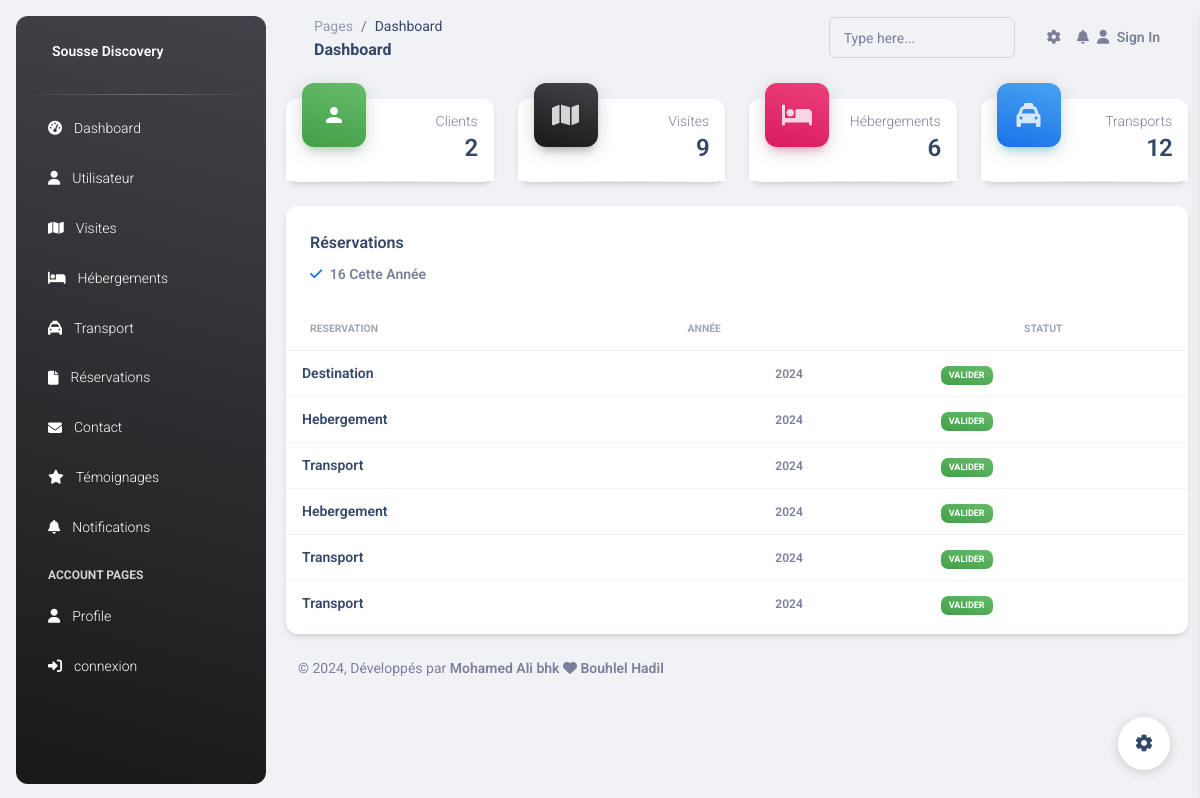
Page /connexion/dashboard.php (signed in) on the committed database.
### tables this page shows
CREATE TABLE IF NOT EXISTS `reservation` (
  `id` int NOT NULL AUTO_INCREMENT,
  `idfor` int NOT NULL,
  `type` varchar(100) NOT NULL,
  `idClient` int NOT NULL,
  `dateD` varchar(50) NOT NULL,
  `dateF` varchar(50) NOT NULL,
  `dateReservation` varchar(50) NOT NULL,
  `etat` int NOT NULL,
  PRIMARY KEY (`id`)
);

### connexion/database.php (called while the page is built, shortened)
<?php
class database
{
    private $link;
    public function __construct()
    {
        global $link;
        if (is_null($link)) {
            $server = 'localhost';
            $login = 'root';
            $password = '';
            $database = 'sousse_discovery';
            try {
                $this->link = new mysqli($server, $login, $password, $database);
                $this->link->set_charset("utf8");
            } catch (mysqli_sql_exception $e) {
                echo 'Problem de connexion--> ' . $e;
            }
        }
    }
    public function getConnectionDB()
    {
        return $this->link;
    }
}
?>

### connexion/connexion.php (called while the page is built, shortened)
<?php
require_once("database.php");
require_once("destinationfct.php");
require_once("hebergementfct.php");
require_once("userfct.php");
require_once("reservationfct.php");
require_once("transportfct.php");
$database = new database();
$destinationfct= new destinationfct($database->getConnectionDB());
$hebergementfct= new hebergementfct($database->getConnectionDB());
$userfct= new userfct($database->getConnectionDB());
$reservationfct= new reservationfct($database->getConnectionDB());
$transportfct= new transportfct($database->getConnectionDB());
?>

### connexion/userfct.php (called while the page is built, shortened)
<?php
class userfct
{
    private $db;
    public function __construct($db)
    {
        $this->db = $db;
    }
    public function getCountuser()
    {
        $query = mysqli_query($this->db, "SELECT * FROM `user` WHERE `type`=1 ");
        $nombre = mysqli_num_rows($query);
        return $nombre;
    }
    }
?>

### connexion/destinationfct.php (called while the page is built, shortened)
<?php
class destinationfct
{
    private $db;
    public function __construct($db)
    {
        $this->db = $db;
    }
    public function getCountdestination()
    {
        $query = mysqli_query($this->db, "SELECT * FROM `destination` ");
        $nombre = mysqli_num_rows($query);
        return $nombre;
    }
}

### connexion/hebergementfct.php (called while the page is built, shortened)
<?php
class hebergementfct
{
    private $db;
    public function __construct($db)
    {
        $this->db = $db;
    }
    public function getCounthebergement()
    {
        $query = mysqli_query($this->db, "SELECT * FROM `hebergement` ");
        $nombre = mysqli_num_rows($query);
        return $nombre;
    }
}

### connexion/transportfct.php (called while the page is built, shortened)
<?php
class transportfct
{
    private $db;
    public function __construct($db)
    {
        $this->db = $db;
    }
    public function getCounttransport()
    {
        $query = mysqli_query($this->db, "SELECT * FROM `transport` ");
        $nombre = mysqli_num_rows($query);
        return $nombre;
    }
}

### connexion/reservationfct.php (called while the page is built, shortened)
<?php
class reservationfct
{
    private $db;
    public function __construct($db)
    {
        $this->db = $db;
    }
    public function read2()
{
    $table = array();
    $query = mysqli_query($this->db, "SELECT * FROM `reservation` ORDER BY dateReservation DESC LIMIT 6");
    while ($result = mysqli_fetch_array($query)) {
        $table[] = $result;
    }
    return $table;
}
    public function getCountreservation()
    {
        $query = mysqli_query($this->db, "SELECT * FROM `reservation` ");
        $nombre = mysqli_num_rows($query);
        return $nombre;
    }
}
?>

### connexion/dashboard.php (the view, shortened to what this page needs)
<?php require_once('head.php'); ?>
<body class="g-sidenav-show  bg-gray-200">
  <?php require_once('navbarr.php'); ?>
  <div class="container-fluid py-4">
    <div class="row">
      <div class="col-xl-3 col-sm-6 mb-xl-0 mb-4">
        <div class="card">
          <div class="card-header p-3 pt-2">
            <div class="icon icon-lg icon-shape bg-gradient-success shadow-success text-center border-radius-xl mt-n4 position-absolute">
              <i class="material-icons opacity-10">person</i>
            </div>
            <div class="text-end pt-1">
              <p class="text-sm mb-0 text-capitalize">Clients</p>
              <h4 class="mb-0">
                <?php echo $userfct->getCountuser(); ?> </h4>
            </div>
          </div>
          <hr class="dark horizontal my-0">
        </div>
      </div>
      <div class="col-xl-3 col-sm-6 mb-xl-0 mb-4">
        <div class="card">
          <div class="card-header p-3 pt-2">
            <div class="icon icon-lg icon-shape bg-gradient-dark shadow-dark text-center border-radius-xl mt-n4 position-absolute">
              <i class="fa fa-map"></i>
            </div>
            <div class="text-end pt-1">
              <p class="text-sm mb-0 text-capitalize">Visites</p>
              <h4 class="mb-0"><?php echo $destinationfct->getCountdestination(); ?></h4>
            </div>
          </div>
          <hr class="dark horizontal my-0">
        </div>
      </div>
      <div class="col-xl-3 col-sm-6 mb-xl-0 mb-4">
        <div class="card">
          <div class="card-header p-3 pt-2">
            <div class="icon icon-lg icon-shape bg-gradient-primary shadow-primary text-center border-radius-xl mt-n4 position-absolute">
              <i class="fa fa-hotel"></i>
            </div>
            <div class="text-end pt-1">
              <p class="text-sm mb-0 text-capitalize">Hébergements</p>
              <h4 class="mb-0"><?php echo $hebergementfct->getCounthebergement(); ?></h4>
            </div>
          </div>
          <hr class="dark horizontal my-0">
        </div>
      </div>
      <div class="col-xl-3 col-sm-6">
        <div class="card">
          <div class="card-header p-3 pt-2">
            <div class="icon icon-lg icon-shape bg-gradient-info shadow-info text-center border-radius-xl mt-n4 position-absolute">
              <i class="fa fa-taxi"></i>
            </div>
            <div class="text-end pt-1">
              <p class="text-sm mb-0 text-capitalize">Transports</p>
              <h4 class="mb-0"><?php echo $transportfct->getCounttransport(); ?></h4>
            </div>
          </div>
          <hr class="dark horizontal my-0">
        </div>
      </div>
    </div>
    <div class="row mt-4">
      <div class="col-lg-12 col-md-6 mb-md-0 mb-4">
        <div class="card">
          <div class="card-header pb-0">
            <div class="row">
              <div class="col-lg-6 col-7">
                <h6>Réservations</h6>
                <p class="text-sm mb-0">
                  <i class="fa fa-check text-info" aria-hidden="true"></i>
                  <span class="font-weight-bold ms-1"><?php echo $reservationfct->getCountreservation(); ?> Cette Année
                </p>
              </div>
            </div>
          </div>
          <div class="card-body px-0 pb-2">
            <div class="table-responsive">
              <table class="table align-items-center mb-0">
                <thead>
                  <tr>
                    <th class="text-uppercase text-secondary text-xxs font-weight-bolder opacity-7">reservation</th>
                    <th class="text-uppercase text-secondary text-xxs font-weight-bolder opacity-7 ps-2">Année</th>
                    <th class="text-center text-uppercase text-secondary text-xxs font-weight-bolder opacity-7">statut</th>
                  </tr>
                </thead>
                <tbody>
                <?php
            $all = $reservationfct->read2();
            foreach ($all as $i => $item):
         ?>
                  <tr>
                    <td>
                      <div class="d-flex px-2 py-1">
                        <div class="d-flex flex-column justify-content-center">
                          <h6 class="mb-0 text-sm"><?= $item["type"]; ?></h6>
                        </div>
                      </div>
                    </td>
                    <td class="align-middle text-center text-sm">
                      <span class="text-xs font-weight-bold"><?= $item["dateReservation"]; ?> </span>
                    </td>
                    <td class="align-middle">
                      <div class="progress-wrapper w-75 mx-auto">
                        <div class="progress-info">
                          <div class="progress-percentage">
                            <span class="text-xs font-weight-bold"> <?php if ($item["etat"] == 0) : ?>
                          <span class="badge badge-sm bg-gradient-danger">invalider</span>
                        <?php else : ?>
                          <span class="badge badge-sm bg-gradient-success">valider</span>
                        <?php endif; ?></span>
                          </div>
                        </div>
                      </div>
                    </td>
                  </tr>
                  <?php endforeach; ?>
                </tbody>
              </table>
            </div>
          </div>
        </div>
      </div>
    </div>
    <?php require_once('footerd.php'); ?>
  </div>
  </main>
  <?php require_once('sidebar.php');
  require_once('script.php'); ?>
</body>
</html>

### assets/css/nucleo-svg.css (style rules this page uses)
.icon { display: inline-block; color: #111111; height: 1em; width: 1em; }
.icon-lg { height: 1.6em; width: 1.6em; }
.icon { fill: currentColor; stroke: none; }

### rows in the picture
reservation: type "Destination", dateReservation "2024", etat "VALIDER"
reservation: type "Hebergement", dateReservation "2024", etat "VALIDER"
reservation: type "Transport", dateReservation "2024", etat "VALIDER"
reservation: type "Hebergement", dateReservation "2024", etat "VALIDER"
reservation: type "Transport", dateReservation "2024", etat "VALIDER"
reservation: type "Transport", dateReservation "2024", etat "VALIDER"

### other values in the picture
$userfct->getCountuser() "2"
$destinationfct->getCountdestination() "9"
$hebergementfct->getCounthebergement() "6"
$transportfct->getCounttransport() "12"
$reservationfct->getCountreservation() "16"
